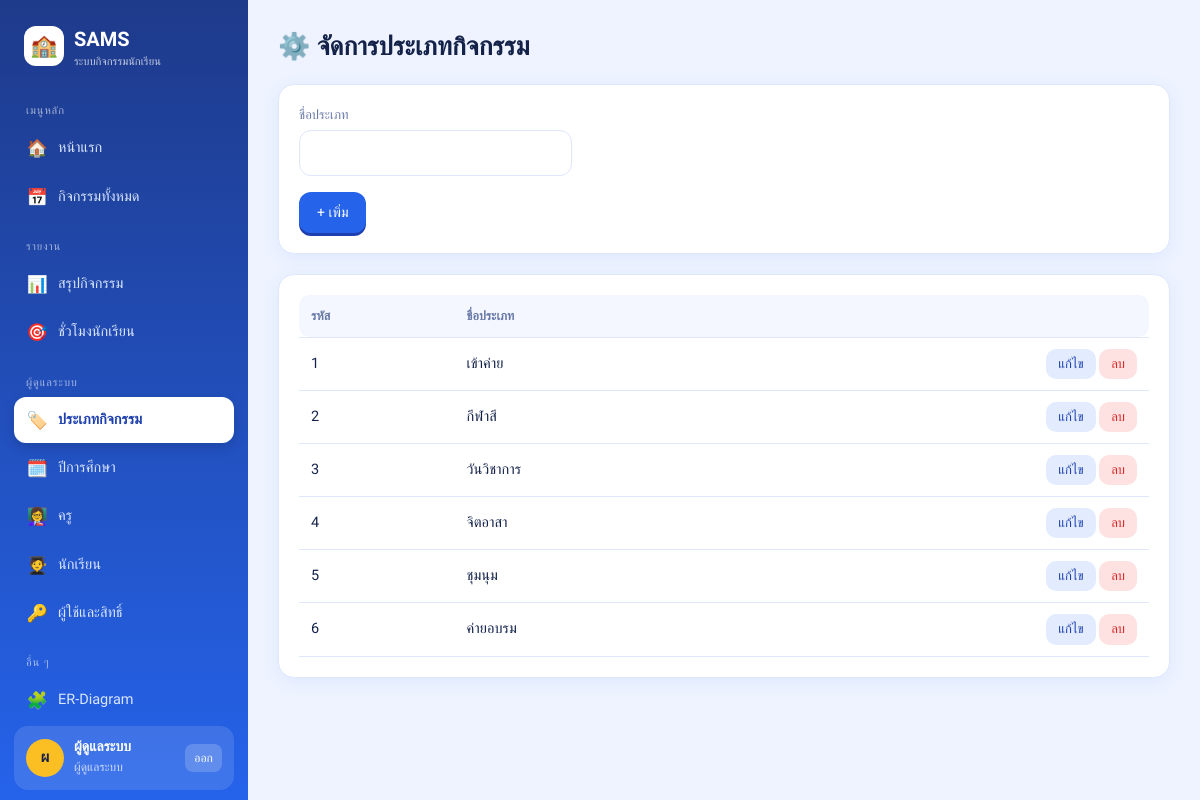
/admin/types (signed in), run on the app's committed database.
### tables this page shows
CREATE TABLE role (
    role_id   INTEGER PRIMARY KEY AUTOINCREMENT,
    role_name TEXT NOT NULL UNIQUE
);

CREATE TABLE activity_type (
    type_id   INTEGER PRIMARY KEY AUTOINCREMENT,
    type_name TEXT NOT NULL UNIQUE
);

### app.py (the view, shortened to what this page needs)
@app.route("/admin/<kind>", methods=["GET", "POST"])
@login_required("admin")
def master(kind):
    m = MASTER.get(kind)
    if not m:
        return redirect(url_for("dashboard"))
    rows = q(f"SELECT * FROM {m['table']} ORDER BY {m['pk']}")
    edit = None
    if request.args.get("edit"):
        edit = q(f"SELECT * FROM {m['table']} WHERE {m['pk']}=?", (request.args["edit"],), one=True)
    return render_template("master.html", m=m, kind=kind, rows=rows, edit=edit)

### app.py (called while the page is built)
def db():
    if "db" not in g:
        g.db = sqlite3.connect(DB_PATH)
        g.db.row_factory = sqlite3.Row
        g.db.execute("PRAGMA foreign_keys = ON")
    return g.db

def q(sql, args=(), one=False):
    cur = db().execute(sql, args)
    rows = cur.fetchall()
    return (rows[0] if rows else None) if one else rows

@app.before_request
def load_user():
    g.user = None
    uid = session.get("uid")
    if uid:
        g.user = q("""SELECT u.*, r.role_name,
                      COALESCE(s.first_name||' '||s.last_name, t.teacher_name, 'ผู้ดูแลระบบ') AS display_name
                      FROM user_account u JOIN role r USING(role_id)
                      LEFT JOIN student s USING(student_id) LEFT JOIN teacher t USING(teacher_id)
                      WHERE u.user_id=?""", (uid,), one=True)

def login_required(*roles):
    def deco(fn):
        @wraps(fn)
        def wrapper(*a, **kw):
            if not g.user:
                return redirect(url_for("login", next=request.path))
            if roles and g.user["role_name"] not in roles:
                flash("คุณไม่มีสิทธิ์เข้าถึงหน้านี้", "err")
                return redirect(url_for("dashboard"))
            return fn(*a, **kw)
        return wrapper
    return deco

### templates/master.html (shortened to what this page needs)
{% extends 'base.html' %}
{% block body %}
<h1>⚙️ จัดการ{{ m.title }}</h1>
<form class="card form" method="post">
  {% for col, label, typ in m.fields %}
  <div><label>{{ label }}</label><input type="{{ typ }}" name="{{ col }}" required value="{{ edit[col] if edit else '' }}"></div>
  {% endfor %}
  <div class="full row"><button class="btn">{{ 'บันทึกการแก้ไข' if edit else '+ เพิ่ม' }}</button>
  {% if edit %}<a class="btn sec" href="{{ url_for('master', kind=kind) }}">ยกเลิก</a>{% endif %}</div>
</form>
<div class="card tw"><table>
  <tr><th>รหัส</th>{% for col, label, typ in m.fields %}<th>{{ label }}</th>{% endfor %}<th></th></tr>
  {% for r in rows %}<tr><td>{{ r[m.pk] }}</td>{% for col, label, typ in m.fields %}<td>{{ r[col] }}</td>{% endfor %}
    <td class="right"><a class="btn sec sm" href="{{ url_for('master', kind=kind, edit=r[m.pk]) }}">แก้ไข</a>
    <form class="inline" method="post" action="{{ url_for('master_delete', kind=kind, pk=r[m.pk]) }}" onsubmit="return confirm('ลบรายการนี้?')"><button class="btn red sm">ลบ</button></form></td></tr>{% endfor %}
</table></div>
{% endblock %}

### templates/base.html (shortened to what this page needs)
<!doctype html>
<html lang="th">
<head>
<link rel="stylesheet" href="{{ url_for('static', filename='style.css') }}">
</head>
<body>
{% macro item(ep, icon, text, kind=None) %}
  {% set href = url_for(ep, kind=kind) if kind else url_for(ep) %}
  <a class="nav {{ 'on' if request.path == href }}" href="{{ href }}"><span>{{ icon }}</span>{{ text }}</a>
{% endmacro %}
{% if g.user %}
<div class="shell">
<aside class="side" id="side">
  <div class="logo"><i>🏫</i><div>SAMS<small>ระบบกิจกรรมนักเรียน</small></div></div>
  <div class="grp">เมนูหลัก</div>
  {{ item('dashboard', '🏠', 'หน้าแรก') }}
  {{ item('activities', '📅', 'กิจกรรมทั้งหมด') }}
  {% if g.user.role_name in ('admin','teacher') %}
    <div class="grp">รายงาน</div>
    {{ item('report_activities', '📊', 'สรุปกิจกรรม') }}
    {{ item('report_students', '🎯', 'ชั่วโมงนักเรียน') }}
  {% endif %}
  {% if g.user.role_name == 'admin' %}
    <div class="grp">ผู้ดูแลระบบ</div>
    {{ item('master', '🏷️', 'ประเภทกิจกรรม', 'types') }}
    {{ item('master', '🗓️', 'ปีการศึกษา', 'years') }}
    {{ item('master', '👩‍🏫', 'ครู', 'teachers') }}
    {{ item('master', '🧑‍🎓', 'นักเรียน', 'students') }}
    {{ item('users', '🔑', 'ผู้ใช้และสิทธิ์') }}
  {% endif %}
  <div class="grp">อื่น ๆ</div>
  {{ item('er', '🧩', 'ER-Diagram') }}
  <div class="me">
    <div class="av">{{ (g.user.display_name or g.user.username)[0]|upper }}</div>
    <div><b>{{ g.user.display_name or g.user.username }}</b><small>{{ {'admin':'ผู้ดูแลระบบ','teacher':'ครูผู้ดูแล','student':'นักเรียน'}[g.user.role_name] }}</small></div>
    <a href="{{ url_for('logout') }}">ออก</a>
  </div>
</aside>
<div class="main"><div class="wrap">
  {% block body %}{% endblock %}
</div></div>
</div>
{% else %}
  {% for cat, msg in get_flashed_messages(with_categories=true) %}<div class="flash {{ cat }}" style="margin:16px">{{ msg }}</div>{% endfor %}
  {% block public %}{% endblock %}
{% endif %}
</body>
</html>

### static/style.css (style rules this page uses)
:root { --bg:#eef3ff; --card:#fff; --ink:#14224a; --mute:#6678a6; --line:#dfe7fb; --pri:#2563eb; --pri-d:#1e40af; --pri-l:#e3ecff; --sky:#38bdf8; --accent:#fbbf24; --ok:#16a34a; --ok-l:#dcfce7; --err:#dc2626; --err-l:#fee2e2; --warn-l:#fef3c7; --warn:#b45309; --r:16px; --shadow:0 4px 18px rgba(37,99,235,.08); }
* { box-sizing:border-box }
html { scroll-behavior:smooth }
body { margin:0;font-family:'Prompt','Sarabun',system-ui,sans-serif;background:var(--bg);color:var(--ink);font-size:15px;line-height:1.55 }
a { color:var(--pri);text-decoration:none }
.shell { display:flex;min-height:100vh }
.side { width:248px;flex:none;background:linear-gradient(180deg,#1e3a8a 0%,#2563eb 100%);color:#fff;padding:20px 14px;position:sticky;top:0;height:100vh;overflow-y:auto;display:flex;flex-direction:column }
.logo { display:flex;align-items:center;gap:10px;font-weight:700;font-size:20px;padding:4px 10px 18px;color:#fff }
.logo i { font-style:normal;background:#fff;border-radius:12px;width:40px;height:40px;display:grid;place-items:center;font-size:22px }
.logo small { display:block;font-weight:400;font-size:11px;opacity:.75;line-height:1.2 }
.side .grp { font-size:11px;letter-spacing:.08em;text-transform:uppercase;opacity:.6;margin:16px 12px 6px }
.side a.nav { display:flex;align-items:center;gap:10px;color:#dbe6ff;padding:10px 12px;border-radius:12px;margin-bottom:2px;font-size:14.5px }
.side a.nav.on { background:#fff;color:var(--pri-d);font-weight:600;box-shadow:0 4px 12px rgba(0,0,0,.15) }
.side a.nav span { width:22px;text-align:center;font-size:17px }
.me { margin-top:auto;background:rgba(255,255,255,.12);border-radius:14px;padding:12px;display:flex;gap:10px;align-items:center }
.me .av { width:38px;height:38px;border-radius:50%;background:var(--accent);color:#14224a;display:grid;place-items:center;font-weight:700;flex:none }
.me b { display:block;font-size:14px;line-height:1.2 }
.me small { opacity:.75;font-size:12px }
.me a { margin-left:auto;color:#fff;font-size:12px;background:rgba(255,255,255,.18);padding:5px 9px;border-radius:8px }
.main { flex:1;min-width:0;padding:26px 30px 50px }
.wrap { max-width:1100px;margin:0 auto }
.card { background:var(--card);border:1px solid var(--line);border-radius:var(--r);padding:20px;margin-bottom:20px;box-shadow:var(--shadow) }
.tw { overflow-x:auto }
table { width:100%;border-collapse:collapse;font-size:14.5px }
th,td { padding:11px 12px;text-align:left;border-bottom:1px solid var(--line);vertical-align:middle }
th { background:#f4f7ff;color:var(--mute);font-weight:600;font-size:12.5px;white-space:nowrap }
th:first-child { border-radius:10px 0 0 10px }
th:last-child { border-radius:0 10px 10px 0 }
input,select,textarea { font:inherit;padding:10px 12px;border:1.5px solid var(--line);border-radius:12px;background:#fff;max-width:100%;color:var(--ink) }
label { display:block;font-size:13px;font-weight:500;color:var(--mute);margin-bottom:5px }
.form { display:grid;grid-template-columns:repeat(auto-fit,minmax(220px,1fr));gap:16px }
.form .full { grid-column:1/-1 }
.form input,.form select { width:100% }
.btn { display:inline-flex;align-items:center;gap:6px;background:var(--pri);color:#fff;border:0;border-radius:12px;padding:10px 18px;cursor:pointer;font:inherit;font-weight:500;font-size:14px;box-shadow:0 3px 0 var(--pri-d);transition:.1s }
.btn.sec { background:var(--pri-l);color:var(--pri-d);box-shadow:none }
.btn.red { background:var(--err-l);color:var(--err);box-shadow:none }
.btn.sm { padding:5px 12px;font-size:13px;border-radius:10px;box-shadow:none }
.right { text-align:right }
.row { display:flex;gap:8px;align-items:center;flex-wrap:wrap }
form.inline { display:inline }
.wrap>h1,.ph h1 { font-size:26px;margin:0 0 18px }

### data on the page
role: role_name "ผู้ดูแลระบบ"
activity_type: type_id "1", type_name "เข้าค่าย"
activity_type: type_id "2", type_name "กีฬาสี"
activity_type: type_id "3", type_name "วันวิชาการ"
activity_type: type_id "4", type_name "จิตอาสา"
activity_type: type_id "5", type_name "ชุมนุม"
activity_type: type_id "6", type_name "ค่ายอบรม"

### other printed values
{{ icon }} "🏠 📅 📊 🎯 🏷️ 🗓️ 👩‍🏫 🧑‍🎓 🔑 🧩"
{{ text }} "หน้าแรก กิจกรรมทั้งหมด สรุปกิจกรรม ชั่วโมงนักเรียน ประเภทกิจกรรม ปีการศึกษา ครู นักเรียน ผู้ใช้และสิทธิ์ ER-Diagram"
{{ (g.user.display_name or g.user.username)[0]|upper }} "ผ"
{{ g.user.display_name or g.user.username }} "ผู้ดูแลระบบ"
{{ m.title }} "ประเภทกิจกรรม"
{{ label }} "ชื่อประเภท"
{{ 'บันทึกการแก้ไข' if edit else '+ เพิ่ม' }} "+ เพิ่ม"
